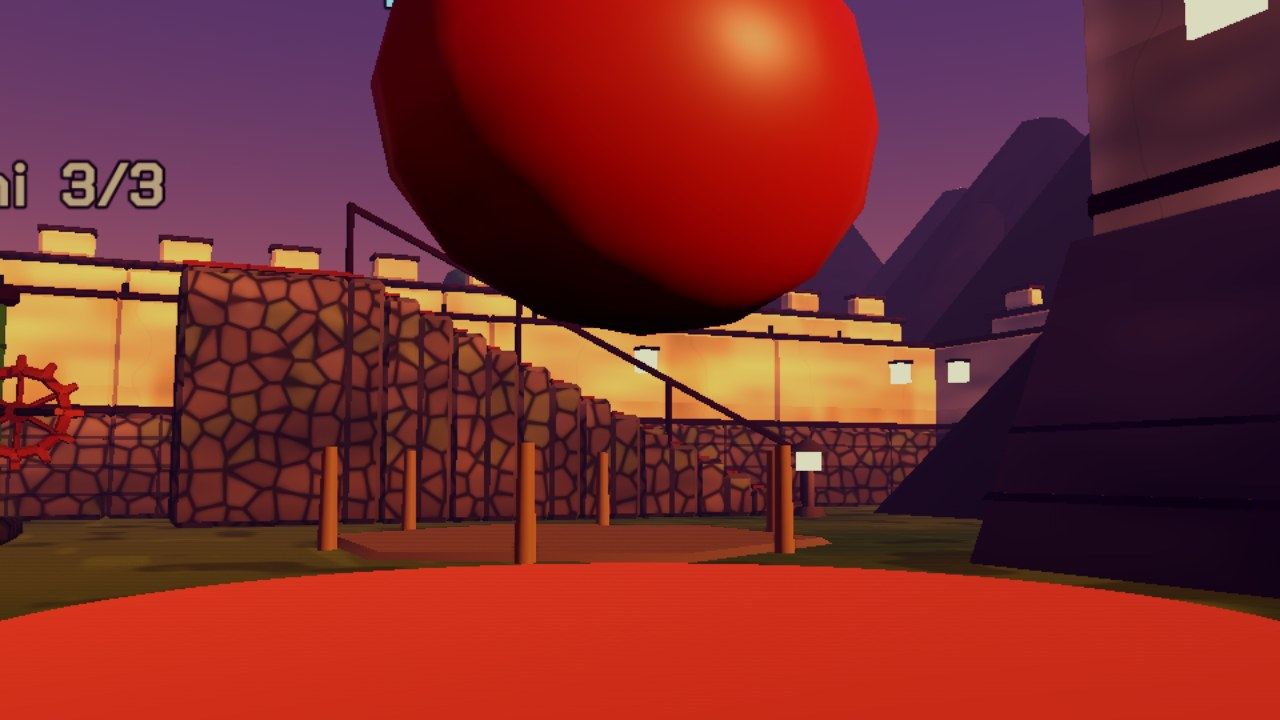
#> input picture tools/trailer/quadros/01_mascara.jpg, 1280 x 720 px, given in place of dia_jogo.png, which was not available
$ python montar_piloto.py trailer/quadros trailer/quadros/02_castelo.jpg
#> lines starting #> are read from the running program, lines starting #| are printed output that depends on the picture; pictures that were not available may be replaced by others from this repository, and a replacement may not be noted
"""Monta a prancha do piloto (saída de tools/prancha_piloto.gd) com legendas.
Uso: python3 tools/montar_piloto.py DIR SAIDA.png"""
import sys
from PIL import Image, ImageDraw, ImageFont

d, saida = sys.argv[1], sys.argv[2]
temas = [("dia", "A  Festival ao Sol"), ("crepusculo", "B  Crepúsculo")]
vistas = [("jogo", "1  Câmera do jogo"), ("frente", "2  De frente"), ("fundos", "3  Pelos fundos")]
W, H, top, esq = 640, 480, 44, 230
fonte = "/usr/share/fonts/truetype/dejavu/DejaVuSans-Bold.ttf"
f = ImageFont.truetype(fonte, 22)
o = Image.new("RGB", (esq + W * len(vistas), top + H * len(temas)), (24, 20, 28))
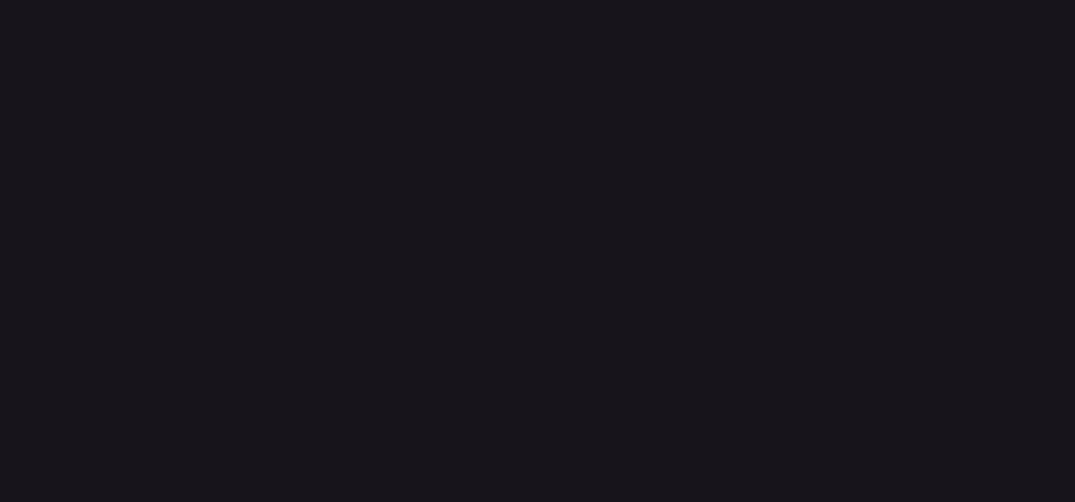
#> o: PIL image 2150x1004 RGB (shown at 1/2 size); mean R, G, B 24, 20, 28
dr = ImageDraw.Draw(o)
for j, (_, nome) in enumerate(vistas):
    dr.text((esq + j * W + 12, 10), nome, fill=(240, 230, 210), font=f)
for i, (t, nome) in enumerate(temas):
    linhas = nome.split("  ")
    dr.text((14, top + i * H + H // 2 - 30), linhas[0], fill=(255, 200, 120), font=ImageFont.truetype(fonte, 40))
    dr.text((14, top + i * H + H // 2 + 20), linhas[1], fill=(240, 230, 210), font=f)
    for j, (v, _) in enumerate(vistas):
        im = Image.open(f"{d}/{t}_{v}.png").convert("RGB").resize((W, H), Image.LANCZOS)
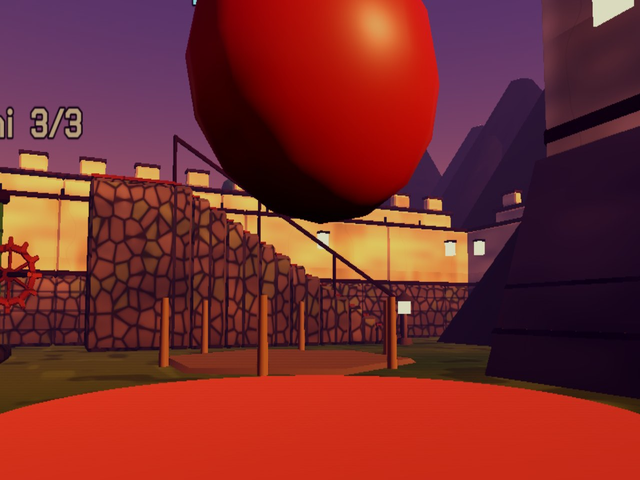
#> im: PIL image 640x480 RGB; mean R, G, B 120.4, 44.2, 43.1
        o.paste(im, (esq + j * W, top + i * H))
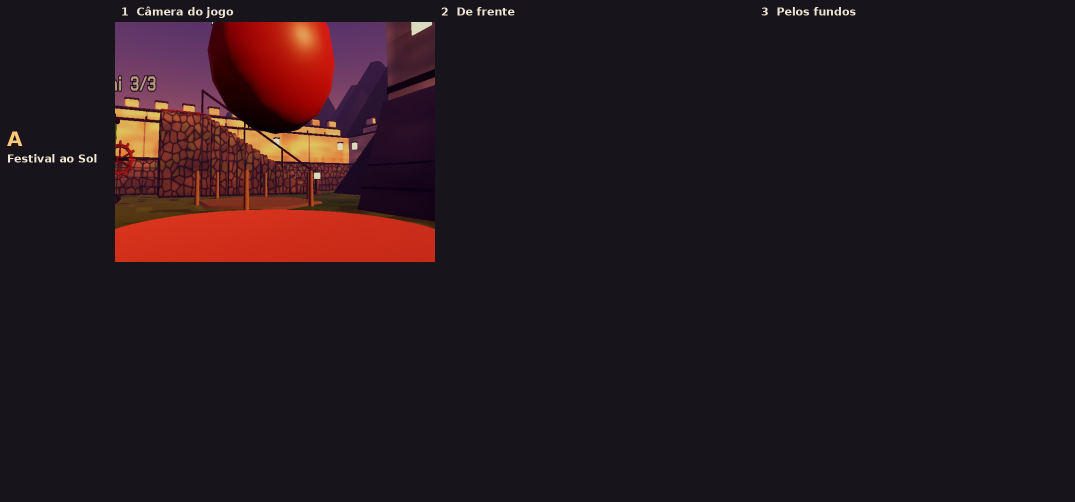
#> o: PIL image 2150x1004 RGB (shown at 1/2 size); mean R, G, B 38.2, 23.9, 30.5
#> (the run stopped early here; a loop or call above may not have finished)
